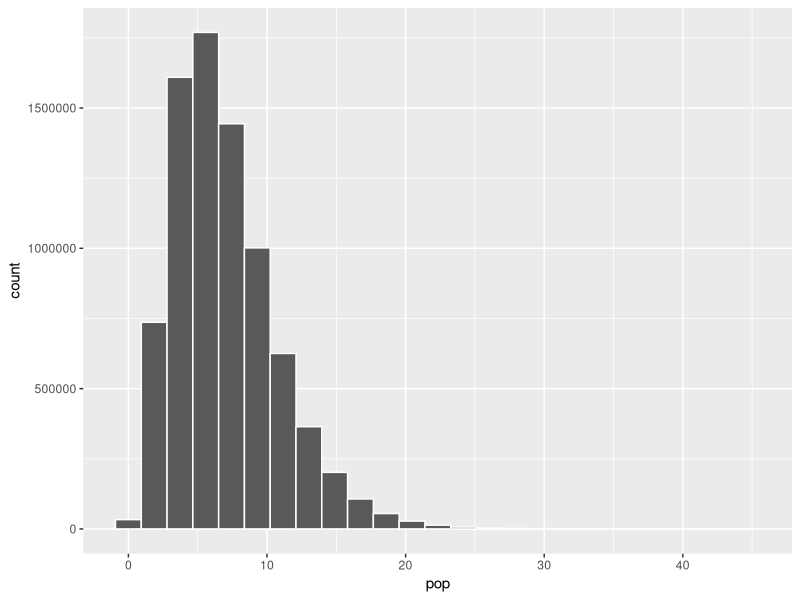
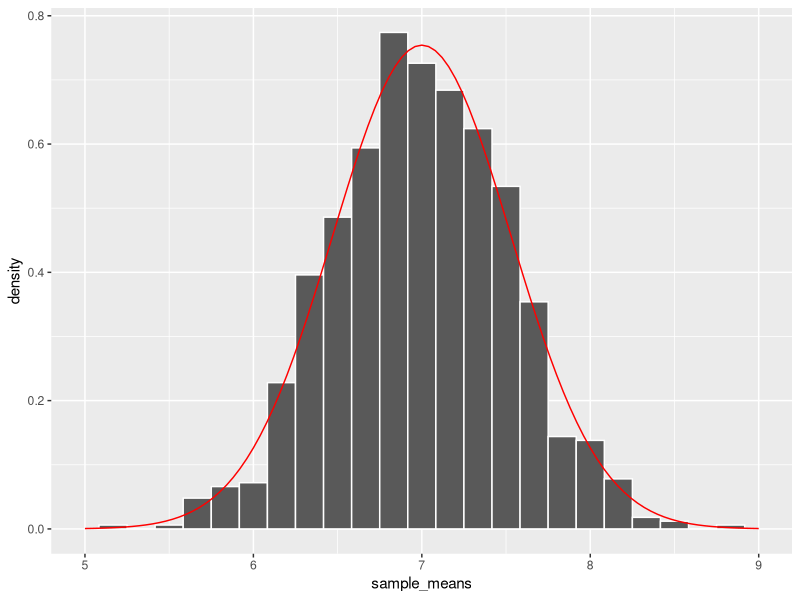
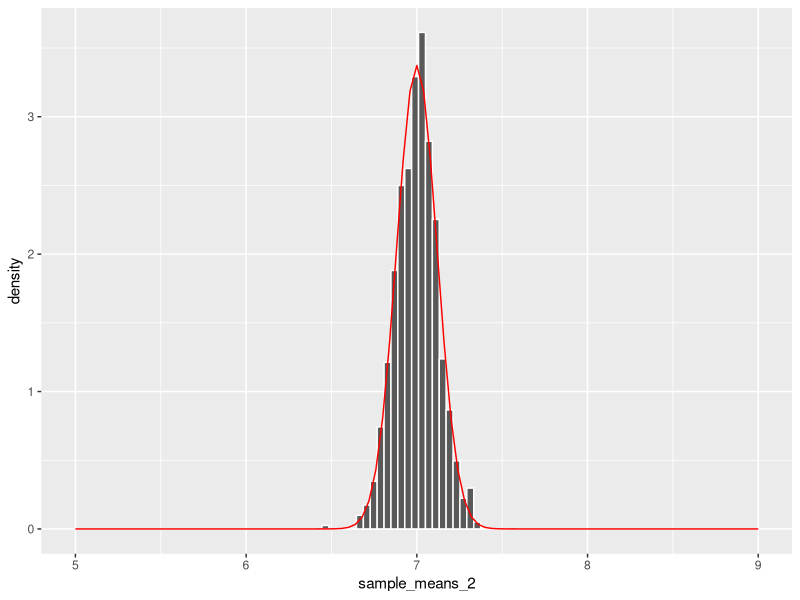
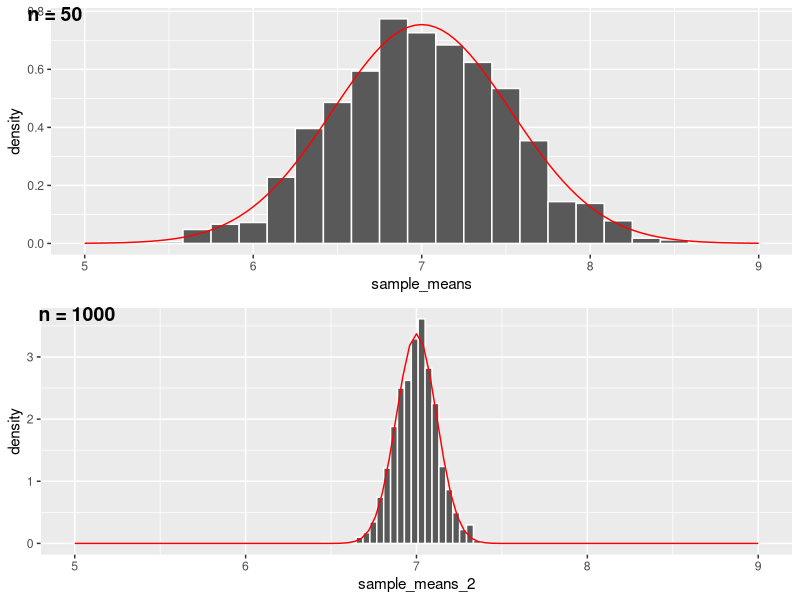

Recreate these plots in R, in order.
## ---- chunk 1
library(ggplot2)
library(ggpubr)
## ---- chunk 2
set.seed(100)
## ---- chunk 3
# Create population with chi-squared distribution
pop = rchisq(n=8000000,df = 7)
df = data.frame(pop)
# Pop histogram
ggplot(df, aes(pop)) + geom_histogram(bins = 25, col='white')
# Pop parameters 
(pop_mean <- mean(pop))
(pop_sd <- sd(pop))
## ---- chunk 4
# 1 srs of size 50
sample_50 <- sample(pop, size=50, replace=T)

# mean of srs
(sample_50_mean <- mean(sample_50))
## ---- chunk 5
# Create empty vector of length 1,000
n <- 1000
x_mat <- replicate(n, sample(pop, size=50, replace=T))
# Take 1,000 samples of size 
# Calculate the mean for each sample and save in vector
sample_means <- apply(x_mat, 2, mean)
head(sample_means)
## ---- chunk 6
(mean_sample_means <- mean(sample_means))
(sd_sample_means <- sd(sample_means))

# (sd_sample_means * sqrt(50))
## ---- chunk 7
sample_means_df <- data.frame(sample_means)

p1 <- ggplot(sample_means_df, aes(sample_means)) +
  geom_histogram(aes(y = ..density..), bins=25, col='white') + 
  xlim(5, 9) +
  # stat_function(fun = dnorm, args = list(mean = mean_sample_means, sd = sd_sample_means),
  #               col='blue') +
  stat_function(fun = dnorm, args = list(mean = pop_mean, sd = pop_sd / (sqrt(50))),
                col='red')

p1

# note the blue represents the distribution of our own sample data,
# and the red represents the distribtuion expected using CLT
## ---- chunk 8
# Create empty vector of length 1,000
x_mat_2 <- replicate(1000, sample(pop, size=1000, replace=T))

# Take 1,000 samples of size 
# Calculate the mean for each sample and save in vector
sample_means_2 <- apply(x_mat_2, 2, mean)
head(sample_means_2)

sample_means_df_2 <- data.frame(sample_means_2)

p2 <- ggplot(sample_means_df_2, aes(sample_means_2)) +
  geom_histogram(aes(y = ..density..), bins=100, col='white') + 
  xlim(5, 9) +
  # stat_function(fun = dnorm, args = list(mean = mean_sample_means, sd = sd_sample_means),
  #               col='blue') +
  stat_function(fun = dnorm, args = list(mean = pop_mean, sd = pop_sd / (sqrt(1000))),
                col='red')

p2


## ---- chunk 9
ggarrange(p1, p2,
  labels = c("n = 50", "n = 1000"),
  ncol = 1, nrow = 2)

